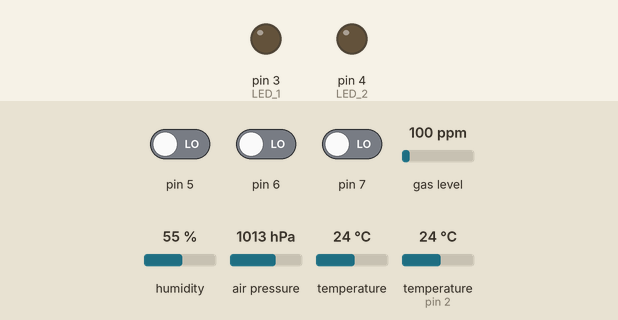
This sketch was run on a simulated Arduino Nano, built with avr-gcc and run on an emulated ATmega328P. On the bench: output pins drawn as LEDs (lit = HIGH). The test bench sets the inputs (shaded band); at power-on: gas level 100 ppm, pin 5 LOW, pin 6 LOW, pin 7 LOW, humidity 55 %, air pressure 1013 hPa, temperature 24 °C, temperature (sensor on pin 2) 24 °C. No radio packets arrive unless stated; what the sketch prints to the serial monitor is not drawn.

Above: at 16.4 s.
16.5 s: gas level set to 20 ppm
Timing chart, 0 to 24.3 s (numbered marks = the images above; inputs shaded):
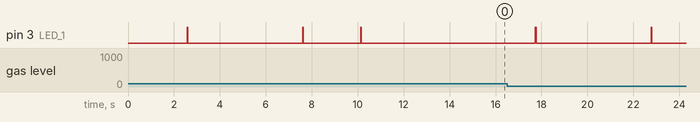

The sketch:

fly-box.ino
```cpp
#include <SFE_BMP180.h>
#include <MQ7.h>
#include <SPI.h>
#include <nRF24L01.h>
#include <RF24.h>
#include <Wire.h>

RF24 radio; // CE, CSN
const byte address[6] = "00001";
SFE_BMP180 PressureSens;
double baseline; // baseline pressure
bool pressure_state;

#define A_PIN 1
#define VOLTAGE 5
// init MQ7 device
MQ7 mq7(A_PIN, VOLTAGE);

#include <DHT.h>
DHT dht(2, DHT11);


#define LED_1 3
#define LED_2 4
#define DELAY 2500
//#include <MQ131.h>
//int time_wait_ozone = 0;

void setup() {
  Serial.begin(9600);

    if (!radio.begin(7, 8)) {
  Serial.println(F("radio hardware not responding!"));
  while (1) {Serial.println("radio hardware not responding!");} // hold program in infinite loop to prevent subsequent errors
}

  radio.openWritingPipe(address);
  radio.setPALevel(RF24_PA_HIGH);
  radio.stopListening();
  pinMode(LED_1, OUTPUT);
  pinMode(LED_2, OUTPUT);
  pinMode(A2, INPUT);
  pinMode(A3, INPUT);
  pinMode(A6, INPUT);


  //impostazioni sensore pressione
  Serial.println("REBOOT");
  digitalWrite(LED_1, HIGH);
  // Initialize the sensor (it is important to get calibration values stored on the device).

  if (PressureSens.begin()) {
    Serial.println("BMP180 init success");
    pressure_state = true;
    digitalWrite(LED_1, LOW);
  }
  else
  {
    // Oops, something went wrong, this is usually a connection problem,
    // see the comments at the top of this sketch for the proper connections.

    Serial.println("BMP180 init fail (disconnected?)\n\n");
    pressure_state = false;

  }

  // Get the baseline pressure:

  baseline = getPressure();

  Serial.print("baseline pressure: ");
  Serial.print(baseline);
  Serial.println(" mb");
  digitalWrite(LED_2, HIGH);
  //impostazioni sensore co
  Serial.println("Calibrating MQ7");
  mq7.calibrate();    // calculates R0
  Serial.println("Calibration done!");
  digitalWrite(LED_2, LOW);
  //inizializzazzione sensore temperatura
  digitalWrite(LED_1, HIGH);
  dht.begin();
  digitalWrite(LED_1, LOW);

//  MQ131.begin(23,A2, LOW_CONCENTRATION, 1000000);
//
//  Serial.println("Calibration in progress...");
//
//  MQ131.calibrate();
//
//  Serial.println("Calibration done!");
//  Serial.print("R0 = ");
//  Serial.print(MQ131.getR0());
//  Serial.println(" Ohms");
//  Serial.print("Time to heat = ");
//  time_wait_ozone = MQ131.getTimeToRead();
//  Serial.print(time_wait_ozone);
//  Serial.println(" s");
}

void loop() {

  //inivio richieste a sensori pressione e passaggio a mkr
  digitalWrite(LED_1, HIGH);
  char Altitude[20];
  getAltitudedata(Altitude);
  digitalWrite(LED_1, LOW);
  Serial.println(Altitude);
  digitalWrite(LED_2, HIGH);
  sendData(Altitude);
  digitalWrite(LED_2, LOW);

  delay(DELAY);

  digitalWrite(LED_1, HIGH);
  char Pressure_d[20];
  getPressureData(Pressure_d);
  digitalWrite(LED_1, LOW);
  Serial.println(Pressure_d);
  digitalWrite(LED_2, HIGH);
  sendData(Pressure_d);
  digitalWrite(LED_2, LOW);

  delay(DELAY);

  digitalWrite(LED_1, HIGH);
  char CO_data[20];//get co data e manda a mkr
  getCO(CO_data);
  digitalWrite(LED_1, LOW);
  Serial.println(CO_data);
  digitalWrite(LED_2, HIGH);
  sendData(CO_data);
  digitalWrite(LED_2, LOW);

  delay(DELAY);

  digitalWrite(LED_1, HIGH);
  char temperture_mis[20]; //get temperatura, converti in
  getTemperature_sec(temperture_mis);
  digitalWrite(LED_1, LOW);
  Serial.println(temperture_mis);
  digitalWrite(LED_2, HIGH);
  sendData(temperture_mis);
  digitalWrite(LED_2, LOW);

  delay(DELAY);

  digitalWrite(LED_1, HIGH);
  char humidity_mis[20];
  getHumidity(humidity_mis);
  digitalWrite(LED_1, LOW);
  Serial.println(humidity_mis);
  digitalWrite(LED_2, HIGH);
  sendData(humidity_mis);
  digitalWrite(LED_2, LOW);

  delay(DELAY);

  digitalWrite(LED_1, HIGH);
  char micsCO_data[20];
  micsGetCO(micsCO_data);
  digitalWrite(LED_1, LOW);
  Serial.println(micsCO_data);
  digitalWrite(LED_2, HIGH);
  sendData(micsCO_data);
  digitalWrite(LED_2, LOW);

  delay (DELAY);

    digitalWrite(LED_1, HIGH);
  char NO2_data[20];
  getNO2(NO2_data);
  digitalWrite(LED_1, LOW);
  Serial.println(NO2_data);
  digitalWrite(LED_2, HIGH);
  sendData(NO2_data);
  digitalWrite(LED_2, LOW);

  delay (DELAY);

    digitalWrite(LED_1, HIGH);
  char NH3_data[20];
  getNH3(NH3_data);
  digitalWrite(LED_1, LOW);
  Serial.println(NH3_data);
  digitalWrite(LED_2, HIGH);
  sendData(NH3_data);
  digitalWrite(LED_2, LOW);

  delay (DELAY);


//  char ozone_data[20];
// getOzone(ozone_data);
// Serial.println(ozone_data);
//  sendData(ozone_data);
// time_wait_ozone = MQ131.getTimeToRead();
//
// if (time_wait_ozone > 62000) {
//  delay(1000);
// }else {
//  delay((63000 - time_wait_ozone));
// }
//
//  char pm25_data[20];
//  getPM25(pm25_data);
//  Serial.println(pm25_data);
//  sendData(pm25_data);
}


void sendData(char data[]) {//manda i dati;
  Serial.println(data);
  char sendData[32];

  for (int i = 0; i < 20; i++ ) {
    sendData[i] = data[i];
  };
  Serial.println(sendData);
  if (radio.write(&sendData, sizeof(sendData))){
    Serial.println("Mandato");}

}


//funzioni che ritornano il valore
void getAltitudedata(char return_value[]) {
  if (pressure_state) {
    //get ìaltitude
  double a,P;
  float Altitude = 101 ;

  P = getPressure();
  float pressure = 0;
  pressure= (float) P;

    if (P) {
    a = PressureSens.altitude(P,baseline);
    a += 139.00;
    Altitude = (float) a;}

  char altitude_ch[5];
  dtostrf(Altitude, 6, 2, altitude_ch);
  char unified_val[20];
  strcpy(unified_val, altitude_ch);
  strcat(unified_val, "-altitude");
  int len = (sizeof(unified_val))-1;
  for (int i = 0; i < len; i ++) {
    return_value[i] = unified_val[i];
  }
  }
  else {
    char default_result[] = "1.00-altitude";
    int len = (sizeof(default_result)) -1;
    for (int i = 0; i < len; i++) {
      return_value[i] = default_result[i];
    }
  }
}

void getCO(char return_value[]) {
  //get CO
  float CO;
  CO = mq7.readPpm();
  char CO_ch[5];
  dtostrf(CO, 6, 2, CO_ch);
  char unified[20];
  strcpy(unified, CO_ch);
  strcat(unified, "-CO");
  int len = (sizeof(unified)) -1;
  for (int i = 0; i< len; i++) {
    return_value[i] = unified[i];
  }
}

void getTemperature_sec(char return_value[]) {
  float temperature = 0.00;
  temperature = dht.readTemperature();


  //altrimenti
  //int temp = dht.readTemperature();
  //temperature = (float) temp;
  char temperature_ch[4];
  dtostrf(temperature, 5, 2, temperature_ch);
  char unified[20];
  strcpy(unified, temperature_ch);
  strcat(unified, "-temperature");
  int len = (sizeof(unified)) -1;
  for (int i = 0; i< len; i++) {
    return_value[i] = unified[i];
  }
}

void getHumidity(char return_value[]) {
  float humidity = 0.00;
  humidity = dht.readHumidity();


  //altrimenti
  //int temp = dht.readTemperature();
  //temperature = (float) temp;
  char humidity_ch[4];
  dtostrf(humidity, 5, 2, humidity_ch);
  char unified[20];
  strcpy(unified, humidity_ch);
  strcat(unified, "-humidity");
  int len = (sizeof(unified)) -1;
  for (int i = 0; i< len; i++) {
    return_value[i] = unified[i];
  }
}

//void getOzone(char return_value[]) {
//  float ozone = 0.00;
//  float TemperatureO3 = 0.00;
//  float HumidityO3 = 0.00;
//
//  TemperatureO3 = dht.readTemperature();
//  HumidityO3 = dht.readHumidity();
//
//  int8_t TemperatureO3_int = (int)TemperatureO3;
//  uint8_t HumidityO3_int = (int)HumidityO3;
//  MQ131.setEnv(TemperatureO3_int,HumidityO3_int);
//  MQ131.sample();
//  ozone = MQ131.getO3(UG_M3);
//  //inserire operazioni sesnsore
//  char ozone_ch[4];
//  dtostrf(ozone, 5, 2, ozone_ch);
//  char unified[20];
//  strcpy(unified, ozone_ch);
//  strcat(unified, "-ozone");
//  int len = (sizeof(unified)) -1;
//  for (int i = 0; i< len; i++) {
//    return_value[i] = unified[i];
//  }
//}

void getPM25(char return_value[]) {
  float pm25 = 0.00;
  //inserire operazioni sensore
  char pm25_ch[6];
  dtostrf(pm25, 7, 2, pm25_ch);
  char unified[20];
  strcpy(unified, pm25_ch);
  strcat(unified, "-pm25");
  int len = (sizeof(unified)) -1;
  for (int i = 0; i< len; i++) {
    return_value[i] = unified[i];
  }
}

void getPressureData(char return_value[]) {
  float pressure = 0.00;
  double P = getPressure();//prende la pressione dal sebnsore

  char pressure_ch[6];//variabile char per conversione
  if (P) {//se la pressione cè
    pressure = (float) P;//viene inserita nella variabile floatt


  };
  dtostrf(pressure, 7, 2, pressure_ch);//conversione pressione float in char


  char unified[20];//char finale con id valore
  strcpy(unified, pressure_ch);//aggiunta valore sensore in char a char finale
  strcat(unified, "-pressure");//aggiunta id a char finale
  int len = (sizeof(unified)) -1;//restituzione valore
  for (int i = 0; i< len; i++) {
    return_value[i] = unified[i];
  }


}
//funzioni sensori
double getPressure()
{
  char status;
  double T,P,p0,a;

  // You must first get a temperature measurement to perform a pressure reading.

  // Start a temperature measurement:
  // If request is successful, the number of ms to wait is returned.
  // If request is unsuccessful, 0 is returned.

  status = PressureSens.startTemperature();
  if (status != 0)
  {
    // Wait for the measurement to complete:

    delay(status);

    // Retrieve the completed temperature measurement:
    // Note that the measurement is stored in the variable T.
    // Use '&T' to provide the address of T to the function.
    // Function returns 1 if successful, 0 if failure.

    status = PressureSens.getTemperature(T);
    if (status != 0)
    {
      // Start a pressure measurement:
      // The parameter is the oversampling setting, from 0 to 3 (highest res, longest wait).
      // If request is successful, the number of ms to wait is returned.
      // If request is unsuccessful, 0 is returned.

      status = PressureSens.startPressure(3);
      if (status != 0)
      {
        // Wait for the measurement to complete:
        delay(status);

        // Retrieve the completed pressure measurement:
        // Note that the measurement is stored in the variable P.
        // Use '&P' to provide the address of P.
        // Note also that the function requires the previous temperature measurement (T).
        // (If temperature is stable, you can do one temperature measurement for a number of pressure measurements.)
        // Function returns 1 if successful, 0 if failure.

        status = PressureSens.getPressure(P,T);
        if (status != 0)
        {
          return(P);
        }
        else Serial.println("error retrieving pressure measurement\n");
      }
      else Serial.println("error starting pressure measurement\n");
    }
    else Serial.println("error retrieving temperature measurement\n");
  }
  else Serial.println("error starting temperature measurement\n");
}

void micsGetCO (char return_value[]) {
 float savedValue = 0.00;
 savedValue = analogRead(A2) * (5.0/1023.0);
 char CO_mics_ch[6] ;
 dtostrf(savedValue, 6, 3, CO_mics_ch);
  char unified[20];
  strcpy(unified, CO_mics_ch);
  strcat(unified, "-CO_mics");
  int len = (sizeof(unified)) -1;
  for (int i = 0; i< len; i++) {
    return_value[i] = unified[i];
}
}

void getNO2 (char return_value[]) {
   float savedValue = 0.00;
 savedValue = analogRead(A4) * (5.0/1023.0);
 char NO2_ch[6] ;
 dtostrf(savedValue, 6, 3, NO2_ch);
  char unified[20];
  strcpy(unified, NO2_ch);
  strcat(unified, "-NO2");
  int len = (sizeof(unified)) -1;
  for (int i = 0; i< len; i++) {
    return_value[i] = unified[i];
}
}

void getNH3 (char return_value[]) {
    float savedValue = 0.00;
 savedValue = analogRead(A6) * (5.0/1023.0);
 char NH3_ch[6] ;
 dtostrf(savedValue, 6, 3, NH3_ch);
  char unified[20];
  strcpy(unified, NH3_ch);
  strcat(unified, "-NH3");
  int len = (sizeof(unified)) -1;
  for (int i = 0; i< len; i++) {
    return_value[i] = unified[i];
}
}
```

Measured:
- by itself, pin 3 (LED_1): alternates HIGH for 0.03 s and LOW for 5.0 s
